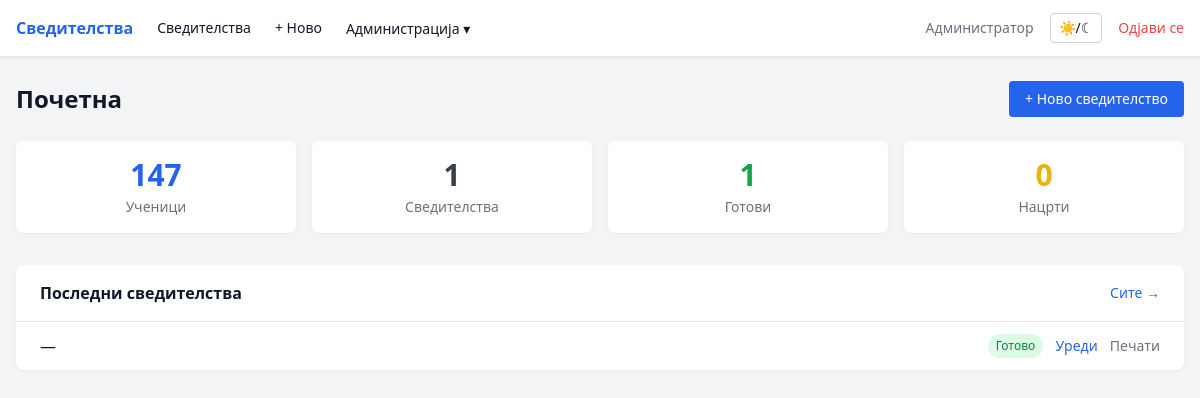
The page / (signed in) on the database its author committed.
### tables this page shows
CREATE TABLE users (
            id INTEGER PRIMARY KEY AUTOINCREMENT,
            username TEXT UNIQUE NOT NULL,
            password_hash TEXT NOT NULL,
            role TEXT NOT NULL DEFAULT 'teacher',
            full_name TEXT
        );

CREATE TABLE certificates (
            id INTEGER PRIMARY KEY AUTOINCREMENT,
            student_id INTEGER,
            student_name TEXT,
            class_id INTEGER,
            school_year TEXT,
            attempt_number TEXT,
            class_year TEXT,
            main_book_number TEXT,
            subjects_grades TEXT DEFAULT '[]',
            behavior TEXT,
            absences_justified TEXT,
            absences_unjustified TEXT,
            completed_year TEXT,
            education_type TEXT,
            area TEXT,
            profile TEXT,
            overall_grade TEXT,
            place TEXT,
            cert_date TEXT,
            del_br TEXT,
            verification_act TEXT,
            verification_date TEXT,
            verification_issued_by TEXT,
            status TEXT NOT NULL DEFAULT 'draft',
            created_by INTEGER,
            created_at TIMESTAMP DEFAULT CURRENT_TIMESTAMP,
            updated_at TIMESTAMP DEFAULT CURRENT_TIMESTAMP, parent_name TEXT, birth_date TEXT, birth_place TEXT, birth_municipality TEXT, birth_country TEXT, citizenship TEXT, completed_year_top TEXT, main_book_year TEXT,
            FOREIGN KEY (student_id) REFERENCES students(id),
            FOREIGN KEY (class_id) REFERENCES classes(id),
            FOREIGN KEY (created_by) REFERENCES users(id)
        );

### app.py (the view)
@app.route('/')
@login_required
def dashboard():
    classes = db.get_user_classes(current_user.id, current_user.role)
    recent = db.get_certificates(current_user.id, current_user.role)[:10]
    stats = db.get_stats() if current_user.role == 'admin' else None
    return render_template('dashboard.html', classes=classes, recent=recent, stats=stats)

### app.py (called while the page is built)
@login_manager.user_loader
def load_user(user_id):
    return db.get_user_by_id(user_id)

### database.py (called while the page is built)
def get_db():
    conn = sqlite3.connect(DB_PATH)
    conn.row_factory = sqlite3.Row
    conn.execute('PRAGMA foreign_keys = ON')
    return conn

def get_user_by_id(user_id):
    conn = get_db()
    row = conn.execute('SELECT * FROM users WHERE id = ?', (user_id,)).fetchone()
    conn.close()
    return User(row['id'], row['username'], row['role'], row['full_name']) if row else None

def get_user_classes(user_id, role):
    conn = get_db()
    if role == 'admin':
        rows = conn.execute('SELECT * FROM classes ORDER BY name').fetchall()
    else:
        rows = conn.execute('''
            SELECT c.* FROM classes c
            JOIN user_classes uc ON c.id = uc.class_id
            WHERE uc.user_id = ? ORDER BY c.name
        ''', (user_id,)).fetchall()
    conn.close()
    return [dict(r) for r in rows]

def get_certificates(user_id, role, class_filter=None, status_filter='all'):
    conn = get_db()
    query = '''
        SELECT c.*, cl.name as class_name FROM certificates c
        LEFT JOIN classes cl ON c.class_id = cl.id WHERE 1=1
    '''
    params = []
    if role != 'admin':
        query += ' AND c.class_id IN (SELECT class_id FROM user_classes WHERE user_id = ?)'
        params.append(user_id)
    if class_filter:
        query += ' AND c.class_id = ?'
        params.append(class_filter)
    if status_filter != 'all':
        query += ' AND c.status = ?'
        params.append(status_filter)
    query += ' ORDER BY c.updated_at DESC'
    rows = conn.execute(query, params).fetchall()
    conn.close()
    result = []
    for row in rows:
        r = dict(row)
        r['subjects_grades'] = json.loads(r['subjects_grades'] or '[]')
        result.append(r)
    return result

def get_stats():
    conn = get_db()
    stats = {
        'students': conn.execute('SELECT COUNT(*) FROM students').fetchone()[0],
        'certificates': conn.execute('SELECT COUNT(*) FROM certificates').fetchone()[0],
        'ready': conn.execute("SELECT COUNT(*) FROM certificates WHERE status='ready'").fetchone()[0],
        'draft': conn.execute("SELECT COUNT(*) FROM certificates WHERE status='draft'").fetchone()[0],
        'users': conn.execute('SELECT COUNT(*) FROM users').fetchone()[0],
        'classes': conn.execute('SELECT COUNT(*) FROM classes').fetchone()[0],
    }
    conn.close()
    return stats

### templates/dashboard.html (shortened to what this page needs)
{% extends 'base.html' %}
{% block content %}
<div class="mb-6 flex items-center justify-between">
    <h1 class="text-2xl font-bold">Почетна</h1>
    <a href="{{ url_for('certificate_new') }}"
        class="px-4 py-2 bg-blue-600 hover:bg-blue-700 text-white rounded text-sm font-medium transition">
        + Ново сведителство
    </a>
</div>
{% if stats %}
<div class="grid grid-cols-2 md:grid-cols-4 gap-4 mb-8">
    <div class="bg-white dark:bg-gray-800 rounded-lg p-4 shadow-sm text-center">
        <div class="text-3xl font-bold text-blue-600">{{ stats.students }}</div>
        <div class="text-sm text-gray-500 dark:text-gray-400 mt-1">Ученици</div>
    </div>
    <div class="bg-white dark:bg-gray-800 rounded-lg p-4 shadow-sm text-center">
        <div class="text-3xl font-bold text-gray-700 dark:text-gray-200">{{ stats.certificates }}</div>
        <div class="text-sm text-gray-500 dark:text-gray-400 mt-1">Сведителства</div>
    </div>
    <div class="bg-white dark:bg-gray-800 rounded-lg p-4 shadow-sm text-center">
        <div class="text-3xl font-bold text-green-600">{{ stats.ready }}</div>
        <div class="text-sm text-gray-500 dark:text-gray-400 mt-1">Готови</div>
    </div>
    <div class="bg-white dark:bg-gray-800 rounded-lg p-4 shadow-sm text-center">
        <div class="text-3xl font-bold text-yellow-500">{{ stats.draft }}</div>
        <div class="text-sm text-gray-500 dark:text-gray-400 mt-1">Нацрти</div>
    </div>
</div>
{% endif %}
<div class="bg-white dark:bg-gray-800 rounded-lg shadow-sm">
    <div class="px-6 py-4 border-b border-gray-200 dark:border-gray-700 flex items-center justify-between">
        <h2 class="font-semibold">Последни сведителства</h2>
        <a href="{{ url_for('certificates_list') }}" class="text-sm text-blue-600 dark:text-blue-400 hover:underline">Сите →</a>
    </div>
    {% if recent %}
    <div class="divide-y divide-gray-100 dark:divide-gray-700">
        {% for cert in recent %}
        <div class="px-6 py-3 flex items-center justify-between">
            <div>
                <span class="font-medium">{{ cert.student_name or '—' }}</span>
            </div>
            <div class="flex items-center gap-3">
                <span class="text-xs px-2 py-1 rounded-full
                    {% if cert.status == 'ready' %}bg-green-100 text-green-700 dark:bg-green-900 dark:text-green-300
                    {% else %}bg-yellow-100 text-yellow-700 dark:bg-yellow-900 dark:text-yellow-300{% endif %}">
                    {{ 'Готово' if cert.status == 'ready' else 'Нацрт' }}
                </span>
                <a href="{{ url_for('certificate_edit', cert_id=cert.id) }}" class="text-sm text-blue-600 dark:text-blue-400 hover:underline">Уреди</a>
                <a href="{{ url_for('certificate_print', cert_id=cert.id) }}" class="text-sm text-gray-500 hover:text-gray-700 dark:hover:text-gray-300">Печати</a>
            </div>
        </div>
        {% endfor %}
    </div>
    {% else %}
    <div class="px-6 py-8 text-center text-gray-400">
        Нема сведителства. <a href="{{ url_for('certificate_new') }}" class="text-blue-600 dark:text-blue-400 hover:underline">Креирај prvo.</a>
    </div>
    {% endif %}
</div>
{% endblock %}

### templates/base.html (shortened to what this page needs)
<!DOCTYPE html>
<html lang="mk" class="">
<head>
    <script src="https://cdn.tailwindcss.com"></script>
</head>
<body class="bg-gray-100 dark:bg-gray-900 text-gray-900 dark:text-gray-100 min-h-screen">
    {% if current_user.is_authenticated %}
    <nav class="bg-white dark:bg-gray-800 shadow-sm border-b border-gray-200 dark:border-gray-700">
        <div class="max-w-7xl mx-auto px-4 flex items-center justify-between h-14">
            <div class="flex items-center gap-6">
                <a href="{{ url_for('dashboard') }}" class="font-semibold text-blue-600 dark:text-blue-400">Сведителства</a>
                <a href="{{ url_for('certificates_list') }}" class="text-sm hover:text-blue-600 dark:hover:text-blue-400">Сведителства</a>
                <a href="{{ url_for('certificate_new') }}" class="text-sm hover:text-blue-600 dark:hover:text-blue-400">+ Ново</a>
                {% if current_user.role == 'admin' %}
                <div class="relative group">
                    <button class="text-sm hover:text-blue-600 dark:hover:text-blue-400">Администрација ▾</button>
                </div>
                {% endif %}
            </div>
            <div class="flex items-center gap-4">
                <span class="text-sm text-gray-500 dark:text-gray-400">{{ current_user.full_name or current_user.username }}</span>
                <button onclick="toggleTheme()" class="text-sm px-2 py-1 rounded border border-gray-300 dark:border-gray-600 hover:bg-gray-100 dark:hover:bg-gray-700" title="Смени тема">☀/☾</button>
                <a href="{{ url_for('logout') }}" class="text-sm text-red-500 hover:text-red-700">Одјави се</a>
            </div>
        </div>
    </nav>
    {% endif %}
    <main class="max-w-7xl mx-auto px-4 py-6">
        {% block content %}{% endblock %}
    </main>
</body>
</html>

### rows shown on the page
users: full_name "Администратор"
certificates: student_name "—", status "Готово"

### other values the page prints
{{ stats.students }} "147"
{{ stats.certificates }} "1"
{{ stats.ready }} "1"
{{ stats.draft }} "0"
